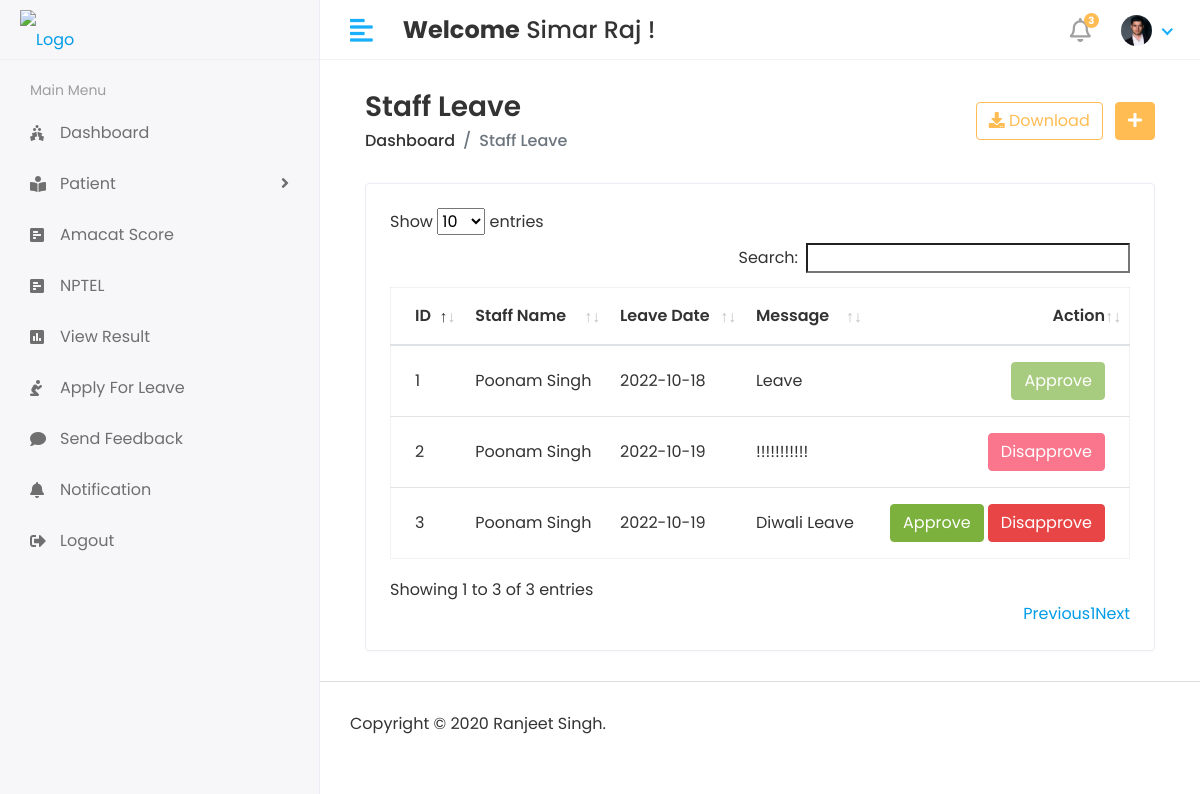
/Hod/Staff/leave_view (signed in), run on the app's committed database.
### members/models.py (models this page shows, shortened)
class CustomUser(AbstractUser):
    USER = (
        (1,'HOD'),
        (2,'STAFF'),
        (3,'STUDENT'),
    )
    user_type = models.CharField(choices=USER, max_length = 50, default = 1)
    profile_pic = models.ImageField(upload_to='media/profile_pic')

class Staff_leave(models.Model):
    staff_id = models.ForeignKey(Staff, on_delete = models.CASCADE)
    date = models.CharField(max_length=100)
    message = models.TextField()
    status = models.IntegerField(default = 0)
    created_at = models.DateTimeField(auto_now_add = True, null=True)
    update_at = models.DateTimeField(auto_now = True)

class Staff(models.Model):
    admin = models.OneToOneField(CustomUser, on_delete = models.CASCADE)
    address = models.TextField()
    gender = models.CharField(max_length = 100)
    created_at = models.DateTimeField(auto_now_add = True)
    update_at = models.DateTimeField(auto_now = True)

### student_management_system/Hod_views.py (the view)
# urls.py: path('Hod/Staff/leave_view', Hod_views.STAFF_LEAVE_VIEW, name = 'staff_leave_view'),
@login_required(login_url='/')
def STAFF_LEAVE_VIEW(request):
    staff_leave = Staff_leave.objects.all()
    context = {
        'staff_leave':staff_leave,
    }
    return render(request, 'Hod/staff_leave.html', context)

### templates/Hod/staff_leave.html (shortened to what this page needs)
{% extends 'base.html' %}
{% block content %}
<div class="content container-fluid">
    <div class="page-header">
       <div class="row align-items-center">
          <div class="col">
             <h3 class="page-title">Staff Leave</h3>
             <ul class="breadcrumb">
                <li class="breadcrumb-item"><a href="index.html">Dashboard</a></li>
                <li class="breadcrumb-item active">Staff Leave</li>
             </ul>
          </div>
          <div class="col-auto text-right float-right ml-auto">
             <a href="#" class="btn btn-outline-primary mr-2"><i class="fas fa-download"></i> Download</a>
             <a href="add-student.html" class="btn btn-primary"><i class="fas fa-plus"></i></a>
          </div>
       </div>
    </div>
    <div class="row">
       <div class="col-sm-12">
          <div class="card card-table">
             <div class="card-body">
                <div class="table-responsive">
                   <table id="table_id" class="table table-hover table-center mb-0 ">
                      <thead>
                         <tr>
                            <th>ID</th>
                            <th>Staff Name</th>
                            <th>Leave Date</th>
                            <th>Message</th>
                            <th class="text-right">Action</th>
                         </tr>
                      </thead>
                      <tbody>
                        {% for i in staff_leave %}
                         <tr>
                            <td>{{i.id}}</td>
                            <td>{{i.staff_id.admin.first_name}}&nbsp;{{i.staff_id.admin.last_name}}</td>
                            <td>{{i.date}}</td>
                            <td>{{i.message}}</td>
                            <td class="text-right">
                               <div class="actions">
                                {% if i.status == 0 %}
                                <a href="{% url 'staff_approve_leave' i.id %}" class="btn btn-success">Approve</a>
                                <a href="{% url 'staff_disapprove_leave' i.id %}" class="btn btn-danger">Disapprove</a>
                                {% elif i.status == 1 %}
                                <button class="btn btn-success" disabled="disabled">Approve</button>
                                {% else %}
                                <button class="btn btn-danger" disabled="disabled">Disapprove</button>
                                {% endif %}
                               </div>
                            </td>
                         </tr>
                         {% endfor %}
                      </tbody>
                   </table>
                </div>
             </div>
          </div>
       </div>
    </div>
 </div>
{% endblock content %}

### templates/includes/header.html (shortened to what this page needs)
{% load static %}
<div class="header">
    <div class="header-left">
       <a href="index.html" class="logo">
       <img src="{% static 'assets/img/sistec_logo.png' %}" alt="Logo">
       </a>
    </div>
    <a href="javascript:void(0);" id="toggle_btn">
    <i class="fas fa-align-left"></i>
    </a>
    <div class="top-nav-search mt-3">
       <h4><strong>Welcome</strong>&nbsp;<span>{{user.first_name}} {{ user.last_name }}</span>&nbsp;!</h4>
    </div>
    <ul class="nav user-menu">
       <li class="nav-item dropdown noti-dropdown">
          <a href="#" class="dropdown-toggle nav-link" data-toggle="dropdown">
          <i class="far fa-bell"></i> <span class="badge badge-pill">3</span>
          </a>
       </li>
       <li class="nav-item dropdown has-arrow">
          <a href="#" class="dropdown-toggle nav-link" data-toggle="dropdown">
          <span class="user-img"><img class="rounded-circle" src="{% static '/assets/img/profiles/avatar-03.jpg' %}" width="31" ></span>
          </a>
       </li>
    </ul>
 </div>

### static/assets/css/style.css (style rules this page uses)
html { height: 100%; }
body { background-color: #fff; color: #333; font-family: 'Poppins', sans-serif; font-size: 1rem; height: 100%; line-height: 1.5; overflow-x: hidden; }
h1, h2, h3, h4, h5, h6 { font-family: 'Poppins', sans-serif; margin-top: 0; }
a { color: #009ce7; }
input, button, a { transition: all 0.4s ease; -moz-transition: all 0.4s ease; -o-transition: all 0.4s ease; -ms-transition: all 0.4s ease; -webkit-transition: all 0.4s ease; }
input, input:focus, button, button:focus { outline: none; }
ul, ol { padding: 0px; list-style: none; }
.table { color: #333; max-width: 100%; margin-bottom: 0; width: 100%; }
.table.dataTable { border-collapse: collapse !important; border: 1px solid rgba(0, 0, 0, 0.05); }
.table thead tr th { font-weight: 600; }
.table tbody tr { border-bottom: 1px solid rgba(0, 0, 0, 0.05); }
.table.table-center td, .table.table-center th { vertical-align: middle; }
.card-table .card-body .table > thead > tr > th { border-top: 0; }
.card-table .card-body .table tr td:first-child, .card-table .card-body .table tr th:first-child { padding-left: 1.5rem; }
.card-table .card-body .table tr td:last-child, .card-table .card-body .table tr th:last-child { padding-right: 1.5rem; }
.card-table .table td, .card-table .table th { border-top: 1px solid #e2e5e8; padding: 1rem 0.75rem; white-space: nowrap; }
.btn-primary { background-color: #FFBC53; border: 1px solid #FFBC53; }
.btn-success { background-color: #7bb13c; border: 1px solid #7bb13c }
.btn-success.disabled, .btn-success:disabled { background-color: #7bb13c; border-color: #7bb13c; color: #fff; }
.btn-danger { background-color: #e84646; border: 1px solid #e84646; }
.btn-danger.disabled, .btn-danger:disabled { background-color: #f62d51; border-color: #f62d51; color: #fff; }
.btn-outline-primary { color: #FFBC53; border-color: #FFBC53; }
.card { border: 1px solid #ececf5; box-shadow: 0 1px 3px 0 rgba(0, 0, 0, 0.03); margin-bottom: 1.875rem; }
.card-body { padding: 1.5rem; }
.header { background-color: #fff; border-bottom: 1px solid #f3f3f4; left: 0; position: fixed; right: 0; top: 0; z-index: 1001; height: 60px; }
.header .header-left { float: left; height: 60px; padding: 0 20px; position: relative; width: 320px; z-index: 1; transition: all 0.2s ease-in-out; background-color: #f7f7fa; border-bottom: 1px solid #efefef; border-right: 1px solid #ececf5; display: flex; align-items: center; }
.header .header-left .logo { display: inline-block; line-height: 60px; }
.header .header-left .logo img { max-height: 40px; width: auto; }
.header .dropdown-toggle:after { display: none; }
.header .has-arrow .dropdown-toggle:after { border-top: 0; border-left: 0; border-bottom: 2px solid #18aefa; border-right: 2px solid #18aefa; content: ''; height: 8px; display: inline-block; pointer-events: none; -webkit-transform-origin: 66% 66%; -ms-transform-origin: 66% 66%; transform-origin: 66% 66%; -webkit-transform: rotate(45deg); -ms-transform: rotate(45deg); transform: rotate(45deg); -webkit-transition: all 0.15s ease-in-out; transition: all 0.15s ease-in-out; width: 8px; vertical-align: 0px; }
.user-menu { float: right; margin: 0; position: relative; z-index: 99; padding-right: 15px; }
.user-menu.nav > li > a { color: #a0a0a0; font-size: 14px; line-height: 58px; padding: 0 15px; height: 60px; }
.user-img { margin-right: 3px; position: relative; }
.top-nav-search { float: left; margin-left: 15px; }
.page-header { margin-bottom: 1.875rem; }
.page-header .breadcrumb { background-color: transparent; color: #6c757d; font-size: 1rem; font-weight: 500; margin-bottom: 0; padding: 0; }
.page-header .breadcrumb a { color: #333; }
.page-title { font-size: 28px; font-weight: 600; color: #333; margin-bottom: 5px; }
.user-menu.nav > li > a .badge { background-color: #FFBC53; display: block; font-size: 10px; font-weight: bold; height: 15px; width: 15px; position: absolute; right: 7px; top: 13px; color: #fff; padding: 3px; }
.user-menu.nav > li > a > i { font-size: 1.5rem; line-height: 60px; }
@media (min-width: 992px) { #toggle_btn { align-items: center; color: #18aefa; display: inline-flex; float: left; font-size: 26px; height: 60px; justify-content: center; margin-left: 15px; padding: 0 15px; } }

### data on the page
CustomUser: first_name "Simar", last_name "Raj"
Staff_leave: id "1", staff_id.admin.first_name "Poonam", staff_id.admin.last_name "Singh", date "2022-10-18", message "Leave", status "Approve"
Staff_leave: id "2", staff_id.admin.first_name "Poonam", staff_id.admin.last_name "Singh", date "2022-10-19", message "!!!!!!!!!!!", status "Disapprove"
Staff_leave: id "3", staff_id.admin.first_name "Poonam", staff_id.admin.last_name "Singh", date "2022-10-19", message "Diwali Leave", status "Approve"
